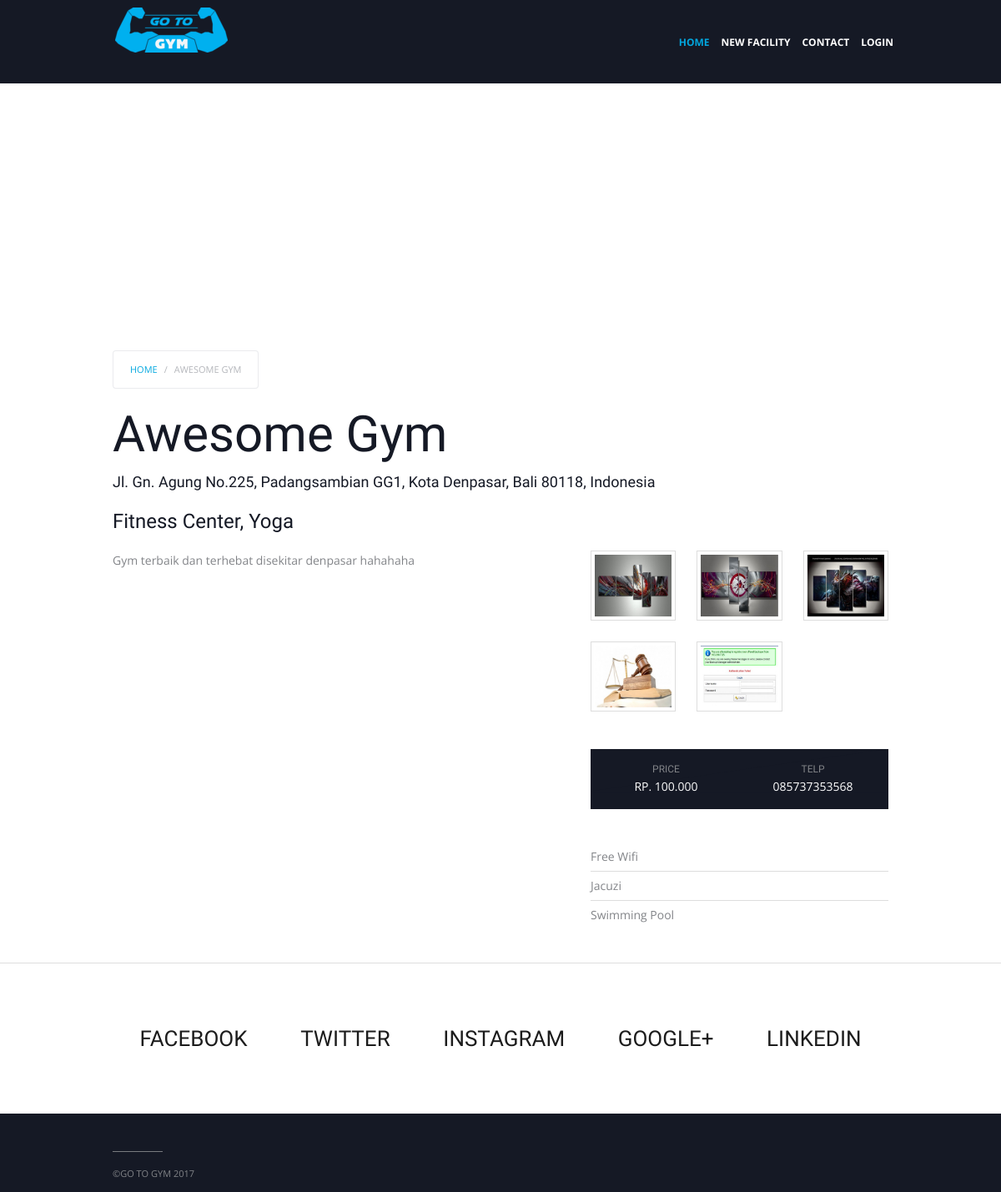
The page /home/detail/1 on the database its author committed.
### tables this page shows
CREATE TABLE `gym` (
  `id` int(11) NOT NULL,
  `user_id` int(11) NOT NULL,
  `fullname` varchar(100) DEFAULT NULL,
  `alamat` varchar(100) DEFAULT NULL,
  `longitude` varchar(100) DEFAULT NULL,
  `latitude` varchar(100) DEFAULT NULL,
  `telp` varchar(12) DEFAULT NULL,
  `description` text,
  `price` int(11) DEFAULT NULL,
  `status` int(1) NOT NULL
);

CREATE TABLE `images` (
  `id` int(11) NOT NULL,
  `gym_id` int(11) DEFAULT NULL,
  `file` varchar(100) DEFAULT NULL
);

CREATE TABLE `gym_facility` (
  `id` int(11) NOT NULL,
  `facility_id` int(11) DEFAULT NULL,
  `gym_id` int(11) DEFAULT NULL
);

CREATE TABLE `facility` (
  `id` int(11) NOT NULL,
  `label` varchar(100) DEFAULT NULL
);

### application/Controller/HomeController.php (called while the page is built, shortened)
<?php
class HomeController extends Controller
{
    public function detail($id)
    {
        $gym = new Gym();
        $this->view([
            'header'=>'view/_templates/home_header.php',
            'content'=>'view/home/detail.php',
            'footer'=>'view/_templates/home_footer.php',
            'page_script'=> 'view/home/script/detail_page_script.php',
            'page_css'=> 'view/home/script/detail_page_css.php',
            'plugin_script'=> 'view/home/script/detail_plugin_script.php',
            'plugin_css'=> 'view/home/script/detail_plugin_css.php'
        ],[
            'model'=>$gym->getOne($id)
        ]);
    }
}

### public/index.php (called while the page is built, shortened)
<?php
$app = new Application();

### application/Core/Model.php (called while the page is built, shortened)
<?php
class Model
{
    public $db = null;
    protected $table = null;
    private function openDatabaseConnection()
    {
        $options = array(PDO::ATTR_DEFAULT_FETCH_MODE => PDO::FETCH_OBJ, PDO::ATTR_ERRMODE => PDO::ERRMODE_WARNING);
        $this->db = new PDO(DB_TYPE . ':host=' . DB_HOST . ';dbname=' . DB_NAME . ';charset=' . DB_CHARSET, DB_USER, DB_PASS, $options);
    }
    public function getAll($data=null)
    {
        if(is_array($data) && !is_null($data)){
            $_row = '';
            $_value = [];
            foreach ($data as $row=>$value){
                $_row.= $row.' = '.' :'.$row.' AND ';
                $_value[':'.$row] = $value;
            }
            $_row = substr($_row, 0, -5);
            $sql = "SELECT * FROM $this->table WHERE $_row";
            $query = $this->db->prepare($sql);
            $parameters = $_value;
        }else{
            $sql = "SELECT * FROM $this->table";
            $query = $this->db->prepare($sql);
            $parameters=array();
        }
        $query->execute($parameters);
        return $query->fetchAll();
    }
    public function getOne($id)
    {
        if(is_array($id) && !is_null($id)){
            $_row = '';
            $_value = [];
            foreach ($id as $row=>$value){
                $_row.= $row.' = '.' :'.$row.' AND ';
                $_value[':'.$row] = $value;
            }
            $_row = substr($_row, 0, -5);
            $sql = "SELECT * FROM $this->table WHERE $_row LIMIT 1";
            $query = $this->db->prepare($sql);
            $parameters = $_value;
        }else{
            $sql = "SELECT * FROM $this->table WHERE id = :id LIMIT 1";
            $query = $this->db->prepare($sql);
            $parameters = array(':id' => $id);
        }
        $query->execute($parameters);
        return $query->fetch();
    }
}

### application/Model/Gym.php (called while the page is built, shortened)
<?php
class Gym extends Model
{
    public static function getCategory($id)
    {
        $category = new Category();
        return $category->getOne($id)->label;
    }
}

### application/Model/GymFacility.php (called while the page is built, shortened)
<?php
class GymFacility extends Model
{
    public function manage($gym_id)
    {
        $sql = "SELECT g.*,f.label FROM gym_facility AS g JOIN facility AS f ON g.facility_id = f.id WHERE g.gym_id = ".$gym_id;
        $query = $this->db->prepare($sql);
        $parameters=array();
        $query->execute($parameters);
        return $query->fetchAll();
    }
}

### application/view/home/detail.php (the view, shortened to what this page needs)
<div id='map_canvas' style="width: 100%;height: 300px;"></div>
<div class="uk-container uk-container-center">
    <div class="tm-middle uk-grid" data-uk-grid-match="" data-uk-grid-margin="">
        <div class="tm-main uk-width-medium-1-1">
            <main class="tm-content uk-position-relative">
                <ul class="uk-breadcrumb">
                    <li><a href="<?= URL ?>">Home</a></li>
                    <li class="uk-active"><span><?= $model->fullname ?></span></li>
                </ul>
                <h1 style="margin-top: 0;margin-bottom: 0;"><?= $model->fullname ?></h1>
                <h4 style="margin-top: 10px;">
                    <?= $model->alamat ?>
                </h4>
                <article class="uk-article">
                    <h3>
                        <?php
                            $category=new \Mini\Model\GymCategory();
                            $get_c = $category->getAll(['gym_id'=>$model->id]);
                            if(count($get_c)>0):
                                $print = "";
                                foreach ($get_c as $_c){
                                    $print.= \Mini\Model\Gym::getCategory($_c->category_id).', ';
                                }
                                echo substr($print, 0, -2);
                        ?>
                        <?php else: ?>
                            Operator belum memilih category
                        <?php endif; ?>
                    </h3>
                    <div>
                        <div class="uk-grid">
                            <div class="uk-width-6-10">
                                <p><?= $model->description ?></p>
                            </div>
                            <div class="uk-width-4-10">
                                <div class="uk-grid zoom-gallery" data-uk-grid-margin="">
                                    <?php $images = new \Mini\Model\Images(); foreach ($images->getAll(['gym_id'=>$model->id]) as $img): ?>
                                    <div class="uk-width-1-3">
                                        <a href="<?= URL.'img/gym/'.$img->file ?>" data-source="<?= URL.'img/gym/'.$img->file ?>">
                                        <img class="uk-thumbnail uk-float-right uk-margin-left" src="<?= URL.'img/gym/thumb_'.$img->file ?>" alt="workout-demo-1">
                                        </a>
                                    </div>
                                    <?php endforeach; ?>
                                </div>
                                <div class="uk-panel uk-width-1-1 tm-workouts-box nohover">
                                    <div class="uk-grid">
                                        <div class="uk-width-1-2">
                                            <h6 class="tm-uppercase">PRICE</h6>
                                            <span class="tm-uppercase">Rp. <?= number_format($model->price, 0, ',', '.') ?></span>
                                        </div>
                                        <div class="uk-width-1-2">
                                            <h6 class="tm-uppercase">TELP</h6>
                                            <span class="tm-uppercase"><?= $model->telp ?></span>
                                        </div>
                                    </div>
                                </div>
                                <div class="uk-grid">
                                    <div class="uk-width-1-1">
                                        <ul class="uk-list uk-list-line">
                                            <?php $facility = new \Mini\Model\GymFacility();foreach ($facility->manage($model->id) as $fcl): ?>
                                            <li><?= $fcl->label ?></li>
                                            <?php endforeach; ?>
                                        </ul>
                                    </div>
                                </div>
                            </div>
                        </div>
                    </div>
                </article>
            </main>
        </div>
    </div>
</div>

### rows shown on the page
gym: fullname "AWESOME GYM", fullname "Awesome Gym", alamat "Jl. Gn. Agung No.225, Padangsambian GG1, Kota Denpasar, Bali 80118, Indonesia", description "Gym terbaik dan terhebat disekitar denpasar hahahaha", price "100.000", telp "085737353568"
images: file (picture)
images: file (picture)
images: file (picture)
images: file (picture)
images: file (picture)
gym_facility: facility.label "Free Wifi"
gym_facility: facility.label "Jacuzi"
gym_facility: facility.label "Swimming Pool"

### other values the page prints
substr($print, 0, -2) "Fitness Center, Yoga"
